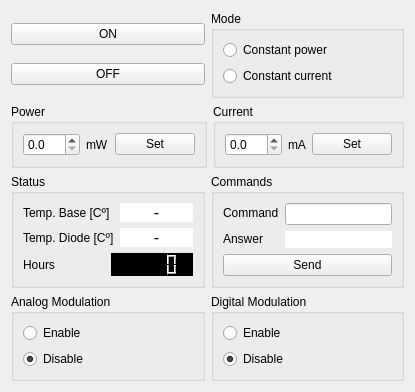
           <widget class="QWidget" name="tab647">
            <attribute name="title">
             <string>647</string>
            </attribute>
            <layout class="QVBoxLayout" name="verticalLayout_38">
             <item>
              <layout class="QHBoxLayout" name="horizontalLayout_64">
               <item>
                <layout class="QVBoxLayout" name="verticalLayout_30">
                 <item>
                  <widget class="QPushButton" name="pushButton_on_647">
                   <property name="text">
                    <string>ON</string>
                   </property>
                  </widget>
                 </item>
                 <item>
                  <widget class="QPushButton" name="pushButton_off_647">
                   <property name="text">
                    <string>OFF</string>
                   </property>
                  </widget>
                 </item>
                </layout>
               </item>
               <item>
                <widget class="QGroupBox" name="groupBox_20">
                 <property name="title">
                  <string>Mode</string>
                 </property>
                 <layout class="QVBoxLayout" name="verticalLayout_31">
                  <item>
                   <widget class="QRadioButton" name="radioButton_cteP_647">
                    <property name="text">
                     <string>Constant power</string>
                    </property>
                   </widget>
                  </item>
                  <item>
                   <widget class="QRadioButton" name="radioButton_cteC_647">
                    <property name="text">
                     <string>Constant current</string>
                    </property>
                   </widget>
                  </item>
                 </layout>
                </widget>
               </item>
              </layout>
             </item>
             <item>
              <layout class="QHBoxLayout" name="horizontalLayout_14">
               <item>
                <widget class="QGroupBox" name="groupBox_18">
                 <property name="title">
                  <string>Power</string>
                 </property>
                 <layout class="QHBoxLayout" name="horizontalLayout_21">
                  <item>
                   <layout class="QHBoxLayout" name="horizontalLayout_61">
                    <item>
                     <widget class="QDoubleSpinBox" name="spinBox_power_647">
                      <property name="decimals">
                       <number>1</number>
                      </property>
                     </widget>
                    </item>
                    <item>
                     <widget class="QLabel" name="label_6">
                      <property name="text">
                       <string>mW</string>
                      </property>
                     </widget>
                    </item>
                   </layout>
                  </item>
                  <item>
                   <widget class="QPushButton" name="pushButton_setP_647">
                    <property name="text">
                     <string>Set</string>
                    </property>
                   </widget>
                  </item>
                 </layout>
                </widget>
               </item>
               <item>
                <widget class="QGroupBox" name="groupBox_19">
                 <property name="title">
                  <string>Current</string>
                 </property>
                 <layout class="QHBoxLayout" name="horizontalLayout_62">
                  <item>
                   <layout class="QHBoxLayout" name="horizontalLayout_63">
                    <item>
                     <widget class="QDoubleSpinBox" name="spinBox_current_647">
                      <property name="decimals">
                       <number>1</number>
                      </property>
                     </widget>
                    </item>
                    <item>
                     <widget class="QLabel" name="label_29">
                      <property name="text">
                       <string>mA</string>
                      </property>
                     </widget>
                    </item>
                   </layout>
                  </item>
                  <item>
                   <widget class="QPushButton" name="pushButton_setC_647">
                    <property name="text">
                     <string>Set</string>
                    </property>
                   </widget>
                  </item>
                 </layout>
                </widget>
               </item>
              </layout>
             </item>
             <item>
              <layout class="QHBoxLayout" name="horizontalLayout_65" stretch="1,1">
               <item>
                <widget class="QGroupBox" name="groupBox_21">
                 <property name="title">
                  <string>Status</string>
                 </property>
                 <layout class="QVBoxLayout" name="verticalLayout_32">
                  <item>
                   <layout class="QHBoxLayout" name="horizontalLayout_66">
                    <item>
                     <layout class="QVBoxLayout" name="verticalLayout_33">
                      <item>
                       <widget class="QLabel" name="label_30">
                        <property name="text">
                         <string>Temp. Base [Cº]</string>
                        </property>
                       </widget>
                      </item>
                      <item>
                       <widget class="QLabel" name="label_37">
                        <property name="text">
                         <string>Temp. Diode [Cº]</string>
                        </property>
                       </widget>
                      </item>
                     </layout>
                    </item>
                    <item>
                     <layout class="QVBoxLayout" name="verticalLayout_34">
                      <item>
                       <widget class="QLabel" name="label_tempBase_647">
                        <property name="font">
                         <font>
                          <family>Arial</family>
                          <pointsize>12</pointsize>
                         </font>
                        </property>
                        <property name="styleSheet">
                         <string notr="true">background-color: rgb(255, 255, 255);
color: rgb(0, 0, 0);</string>
                        </property>
                        <property name="text">
                         <string>-</string>
                        </property>
                        <property name="alignment">
                         <set>Qt::AlignCenter</set>
                        </property>
                       </widget>
                      </item>
                      <item>
                       <widget class="QLabel" name="label_tempDiode_647">
                        <property name="font">
                         <font>
                          <family>Arial</family>
                          <pointsize>12</pointsize>
                         </font>
                        </property>
                        <property name="styleSheet">
                         <string notr="true">background-color: rgb(255, 255, 255);
color: rgb(0, 0, 0);</string>
                        </property>
                        <property name="text">
                         <string>-</string>
                        </property>
                        <property name="alignment">
                         <set>Qt::AlignCenter</set>
                        </property>
                       </widget>
                      </item>
                     </layout>
                    </item>
                   </layout>
                  </item>
                  <item>
                   <layout class="QHBoxLayout" name="horizontalLayout_67">
                    <item>
                     <widget class="QLabel" name="label_38">
                      <property name="text">
                       <string>Hours</string>
                      </property>
                     </widget>
                    </item>
                    <item>
                     <widget class="QLCDNumber" name="lcdNumber_647">
                      <property name="styleSheet">
                       <string notr="true">background-color: rgb(0, 0, 0);</string>
                      </property>
                     </widget>
                    </item>
                   </layout>
                  </item>
                 </layout>
                </widget>
               </item>
               <item>
                <widget class="QGroupBox" name="groupBox_22">
                 <property name="title">
                  <string>Commands</string>
                 </property>
                 <layout class="QVBoxLayout" name="verticalLayout_35">
                  <item>
                   <layout class="QHBoxLayout" name="horizontalLayout_68">
                    <item>
                     <layout class="QVBoxLayout" name="verticalLayout_36">
                      <item>
                       <widget class="QLabel" name="label_39">
                        <property name="text">
                         <string>Command</string>
                        </property>
                       </widget>
                      </item>
                      <item>
                       <widget class="QLabel" name="label_40">
                        <property name="text">
                         <string>Answer</string>
                        </property>
                       </widget>
                      </item>
                     </layout>
                    </item>
                    <item>
                     <layout class="QVBoxLayout" name="verticalLayout_37">
                      <item>
                       <widget class="QLineEdit" name="lineEdit_cmd_647"/>
                      </item>
                      <item>
                       <widget class="QLabel" name="label_asw_647">
                        <property name="styleSheet">
                         <string notr="true">background-color: rgb(255, 255, 255);</string>
                        </property>
                        <property name="text">
                         <string/>
                        </property>
                       </widget>
                      </item>
                     </layout>
                    </item>
                   </layout>
                  </item>
                  <item>
                   <widget class="QPushButton" name="pushButton_cmd_647">
                    <property name="text">
                     <string>Send</string>
                    </property>
                   </widget>
                  </item>
                 </layout>
                </widget>
               </item>
              </layout>
             </item>
             <item>
              <layout class="QHBoxLayout" name="horizontalLayout_11">
               <item>
                <widget class="QGroupBox" name="groupBox_16">
                 <property name="title">
                  <string>Analog Modulation</string>
                 </property>
                 <layout class="QVBoxLayout" name="verticalLayout_22">
                  <item>
                   <widget class="QRadioButton" name="radioButton_AMe_647">
                    <property name="text">
                     <string>Enable</string>
                    </property>
                   </widget>
                  </item>
                  <item>
                   <widget class="QRadioButton" name="radioButton_AMd_647">
                    <property name="text">
                     <string>Disable</string>
                    </property>
                    <property name="checked">
                     <bool>true</bool>
                    </property>
                   </widget>
                  </item>
                 </layout>
                </widget>
               </item>
               <item>
                <widget class="QGroupBox" name="groupBox_17">
                 <property name="title">
                  <string>Digital Modulation</string>
                 </property>
                 <layout class="QVBoxLayout" name="verticalLayout_29">
                  <item>
                   <widget class="QRadioButton" name="radioButton_DMe_647">
                    <property name="text">
                     <string>Enable</string>
                    </property>
                   </widget>
                  </item>
                  <item>
                   <widget class="QRadioButton" name="radioButton_DMd_647">
                    <property name="text">
                     <string>Disable</string>
                    </property>
                    <property name="checked">
                     <bool>true</bool>
                    </property>
                   </widget>
                  </item>
                 </layout>
                </widget>
               </item>
              </layout>
             </item>
            </layout>
           </widget>
